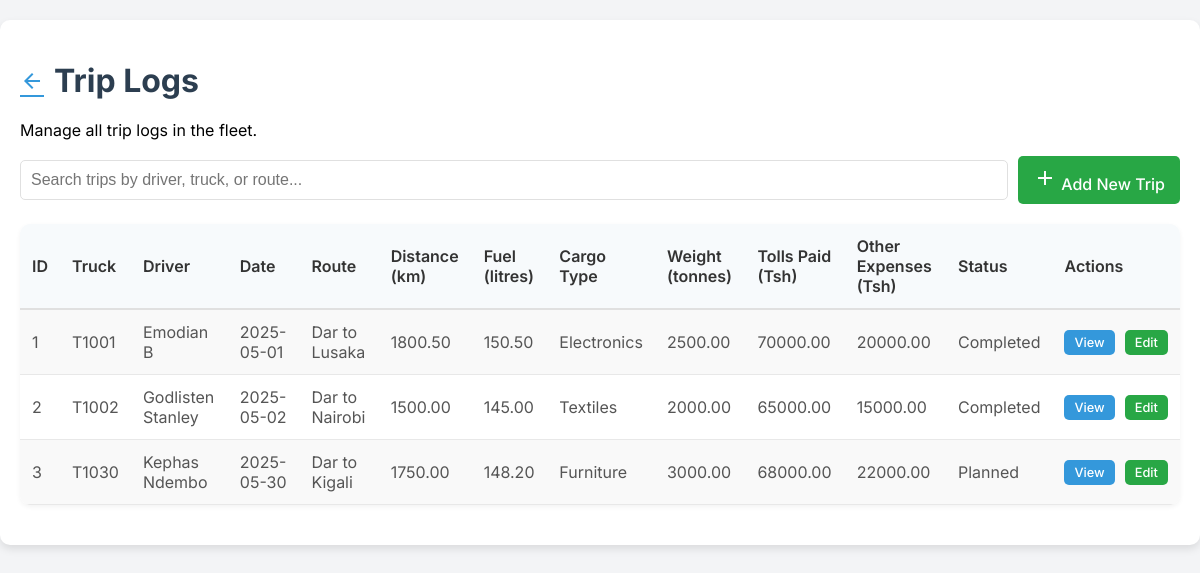
The app's page /trip_logs.php with its own data.
### tables this page shows
CREATE TABLE `trip_logs` (
  `trip_id` int(11) NOT NULL,
  `trip_date` date NOT NULL,
  `driver_id` int(11) NOT NULL,
  `truck_plate_number` varchar(255) NOT NULL,
  `trip_route` varchar(100) NOT NULL,
  `distance` decimal(10,2) NOT NULL,
  `fuel_consumed` decimal(10,2) NOT NULL,
  `cargo_type` varchar(50) NOT NULL,
  `cargo_weight` decimal(10,2) NOT NULL,
  `tolls_paid` decimal(10,2) NOT NULL,
  `other_expenses` decimal(10,2) NOT NULL,
  `trip_status` enum('Planned','In Transit','Completed','Cancelled') NOT NULL,
  `created_at` timestamp NOT NULL DEFAULT current_timestamp()
);

### trip_logs.php (the view, shortened to what this page needs)
<?php
$conn = new mysqli("localhost", "root", "", "fleet_management");
$query = "
        SELECT trip_id,
            truck_plate_number,
            driver_id,
            trip_date,
            trip_route,
            distance,
            fuel_consumed,
            cargo_type,
            cargo_weight,
            tolls_paid,
            other_expenses,
            trip_status,
            (SELECT driver_name FROM drivers WHERE drivers.driver_id = trip_logs.driver_id) AS driver_name
        FROM trip_logs
    ";
$result = $conn->query($query);
?>
<!DOCTYPE html>
<html lang="en">
<head>
</head>
<body>
    <div class="dashboard-container">
        <h1>
            <a href="dashboard.php" class="back-arrow material-icons">arrow_back</a>
            Trip Logs
        </h1>
        <p>Manage all trip logs in the fleet.</p>
        <div class="search-bar">
            <input type="text" placeholder="Search trips by driver, truck, or route..." onkeyup="filterTable(this.value)">
            <a href="add-trip.php" class="add-driver-btn">
                 <span class="material-icons">add</span> Add New Trip
            </a>
        </div>
        <table id="tripLogsTable">
            <thead>
                <tr>
                    <th>ID</th>
                    <th>Truck</th>
                    <th>Driver</th>
                    <th>Date</th>
                    <th>Route</th>
                    <th>Distance (km)</th>
                    <th>Fuel (litres)</th>
                    <th>Cargo Type</th>
                    <th>Weight (tonnes)</th>
                    <th>Tolls Paid (Tsh)</th>
                    <th>Other Expenses (Tsh)</th>
                    <th>Status</th>
                    <th>Actions</th>
                </tr>
            </thead>
            <tbody>
                <?php if ($result->num_rows > 0): ?>
                    <?php while ($row = $result->fetch_assoc()): ?>
                        <tr>
                            <td><?php echo $row['trip_id']; ?></td>
                            <td><?php echo htmlspecialchars($row['truck_plate_number']); ?></td>
                            <td><?php echo htmlspecialchars($row['driver_name']); ?></td>
                            <td><?php echo htmlspecialchars($row['trip_date']); ?></td>
                            <td><?php echo htmlspecialchars($row['trip_route']); ?></td>
                            <td><?php echo htmlspecialchars($row['distance']); ?></td>
                            <td><?php echo htmlspecialchars($row['fuel_consumed']); ?></td>
                            <td><?php echo htmlspecialchars($row['cargo_type']); ?></td>
                            <td><?php echo htmlspecialchars($row['cargo_weight']); ?></td>
                            <td><?php echo htmlspecialchars($row['tolls_paid']); ?></td>
                            <td><?php echo htmlspecialchars($row['other_expenses']); ?></td>
                            <td><?php echo htmlspecialchars($row['trip_status']); ?></td>
                            <td>
                                <div class="actions">
                                    <a href="view-trip.php?id=<?php echo $row['trip_id']; ?>" class="btn btn-sm view-button">View</a>
                                    <a href="edit-trip.php?id=<?php echo $row['trip_id']; ?>" class="btn btn-sm edit-button">Edit</a>
                                </div>
                            </td>
                        </tr>
                    <?php endwhile; ?>
                <?php else: ?>
                    <tr>
                        <td colspan="13" style="text-align: center;">No trip logs found.</td>
                    </tr>
                <?php endif; ?>
            </tbody>
        </table>
    </div>
</body>
</html>

### trip_logs.php (style rules this page uses)
body { font-family: 'Inter', sans-serif; background-color: #f3f4f6; margin: 0; padding: 0; }
.dashboard-container { max-width: 1200px; margin: 20px auto; padding: 20px; background-color: #fff; border-radius: 10px; box-shadow: 0 4px 8px rgba(0, 0, 0, 0.1); }
h1 { color: #2c3e50; margin-bottom: 20px; display: flex; align-items: center; }
.back-arrow { margin-right: 10px; cursor: pointer; color: #3498db; transition: color 0.3s ease; }
.search-bar { margin-bottom: 20px; display: flex; flex-wrap: wrap; gap: 10px; align-items: center; }
.search-bar input[type="text"] { flex: 1; padding: 10px; border: 1px solid #e0e0e0; border-radius: 5px; font-size: 1rem; transition: border-color 0.3s ease; min-width: 200px; }
.add-driver-btn { background-color: #28a745; color: white; padding: 10px 15px; border: none; border-radius: 5px; cursor: pointer; text-decoration: none; font-weight: 500; transition: background-color 0.3s ease, transform 0.2s ease; white-space: nowrap; }
table { width: 100%; border-collapse: collapse; margin: 20px 0; background-color: #fff; border-radius: 10px; box-shadow: 0 2px 5px rgba(0, 0, 0, 0.05); overflow: hidden; }
table thead th { background-color: #f7fafc; font-weight: 600; color: #333; padding: 12px; text-align: left; border-bottom: 2px solid #e0e0e0; }
table tbody tr:nth-child(odd) { background-color: #f9f9f9; }
table td { padding: 12px; text-align: left; border-bottom: 1px solid #e8e8e8; color: #555; }
table td:last-child { border-right: none; }
table th:first-child, table td:first-child { border-left: none; }
.actions { display: flex; gap: 10px; justify-content: left; }
.btn { padding: 8px 12px; border: none; border-radius: 5px; cursor: pointer; text-decoration: none; color: white; font-weight: 500; transition: background-color 0.3s ease, transform 0.2s ease; display: inline-flex; align-items: center; justify-content: center; white-space: nowrap; }
.btn-sm { padding: 6px 10px; font-size: 0.8rem; }
.actions a { color: white; text-decoration: none; border-radius: 5px; padding: 5px 10px; transition: background-color 0.3s ease; }
.view-button { background-color: #3498db; }
.edit-button { background-color: #28a745; }

### records on screen
trip_logs: trip_id "1", truck_plate_number "T1001", driver_name "Emodian B", trip_date "2025-05-01", trip_route "Dar to Lusaka", distance "1800.50", fuel_consumed "150.50", cargo_type "Electronics", cargo_weight "2500.00", tolls_paid "70000.00", other_expenses "20000.00", trip_status "Completed"
trip_logs: trip_id "2", truck_plate_number "T1002", driver_name "Godlisten Stanley", trip_date "2025-05-02", trip_route "Dar to Nairobi", distance "1500.00", fuel_consumed "145.00", cargo_type "Textiles", cargo_weight "2000.00", tolls_paid "65000.00", other_expenses "15000.00", trip_status "Completed"
trip_logs: trip_id "3", truck_plate_number "T1030", driver_name "Kephas Ndembo", trip_date "2025-05-30", trip_route "Dar to Kigali", distance "1750.00", fuel_consumed "148.20", cargo_type "Furniture", cargo_weight "3000.00", tolls_paid "68000.00", other_expenses "22000.00", trip_status "Planned"
